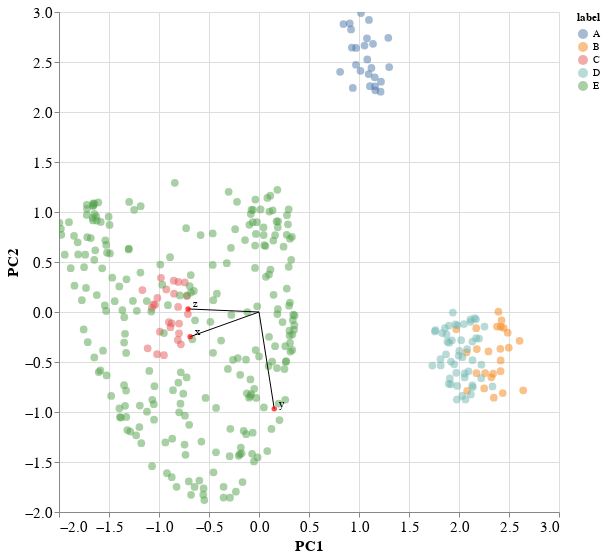

This figure's notebook cell:
### Markdown cell above
#### Biplot

The two principal components in a biplot show clusters of observations
based on their similarity. Data closer to each other are more similar.
Loadings - indicated by the arrows - show how strongly each feature
influences a principal component.

Usually, biplots plot the first principal component against the second
principal component, as shown in the figure below. The arrows indicate
the loadings of the first and second principal component.

##### Iris dataset

What does it mean that,
1) the ‘setosa’ data is fully separated from
versicolor and virginica in terms of being able to accurately predict
the category?
2) `petal width (cm)` and `petal length (cm)` arrows point
in the same direction?
3) `sepal width (cm)` arrow almost
orthogonally to the other three?

If you do not have an answer to questions 2 snd 3, continue, check the
correlation heatmap below, and give it another go.

##### USArrests dataset

What does it means that,

1.  `Murder` and `Assault` arrows point in the same direction?
2.  `UrbanPop` arrow points almost orthogonally to ‘Murder’ and
    ‘Assault’?

If you do not have an answer readily available, continue, check the
correlation heatmap below, and give it another go.

##### Dummy Dataset II

We observe that cluster C - situated inside ‘bucket’ cluster E - is
separable by the first two components.

### Code cell
# Scatter plot for the PCA components
alt_pc = alt.Chart(df_pc).mark_circle(size=60, opacity = 0.5).encode(
    x     = alt.X('PC1', title = 'PC1', axis=alt.Axis(labelFontSize=15, titleFontSize=15)),
    y     = alt.Y('PC2', title = 'PC2', axis=alt.Axis(labelFontSize=15, titleFontSize=15)),
    color = 'label'
).properties(
    width  = 500,
    height = 500
).interactive()

# Line segments from (0,0) to the specific coordinates (PC1_end, PC2_end)
alt_loading_line_segment = alt.Chart(df_loadings).mark_line().encode(
    x  = 'PC1_start',
    y  = 'PC2_start',
    x2 = 'PC1_end',  
    y2 = 'PC2_end'
)

# Red marker at the end of the line segment.
alt_loading_point = alt.Chart(df_loadings).mark_circle(color='red').encode(
    x='PC1_end',
    y='PC2_end'
)

# Add feature name at the end of the line segment.
alt_loading_text = alt.Chart(df_loadings).mark_text(align='left', dx=5, dy=-5).encode(
    x    = 'PC1_end',
    y    = 'PC2_end',
    text = 'feature'
)

# Combine the plots
alt_pc + alt_loading_line_segment + alt_loading_point + alt_loading_text

### Figure 1 — Vega-Lite specification as saved in the notebook (floating-point values rounded to 4 significant figures; data arrays with more than 128 entries replaced by an {"elided": "..."} marker saying what was removed)
{"config": {"view": {"continuousWidth": 300, "continuousHeight": 300}}, "layer": [{"data": {"name": "data-1560817389cc77b099ae10e49212234d"}, "mark": {"type": "circle", "opacity": 0.5, "size": 60}, "encoding": {"color": {"field": "label", "type": "nominal"}, "x": {"axis": {"labelFontSize": 15, "titleFontSize": 15}, "field": "PC1", "title": "PC1", "type": "quantitative"}, "y": {"axis": {"labelFontSize": 15, "titleFontSize": 15}, "field": "PC2", "title": "PC2", "type": "quantitative"}}, "name": "view_1"}, {"data": {"name": "data-52ff6f27a1890fbc43d215bd4f483cfe"}, "mark": {"type": "line"}, "encoding": {"x": {"field": "PC1_start", "type": "quantitative"}, "x2": {"field": "PC1_end"}, "y": {"field": "PC2_start", "type": "quantitative"}, "y2": {"field": "PC2_end"}}}, {"data": {"name": "data-52ff6f27a1890fbc43d215bd4f483cfe"}, "mark": {"type": "circle", "color": "red"}, "encoding": {"x": {"field": "PC1_end", "type": "quantitative"}, "y": {"field": "PC2_end", "type": "quantitative"}}}, {"data": {"name": "data-52ff6f27a1890fbc43d215bd4f483cfe"}, "mark": {"type": "text", "align": "left", "dx": 5, "dy": -5}, "encoding": {"text": {"field": "feature", "type": "nominal"}, "x": {"field": "PC1_end", "type": "quantitative"}, "y": {"field": "PC2_end", "type": "quantitative"}}}], "height": 500, "params": [{"name": "param_1", "select": {"type": "interval", "encodings": ["x", "y"]}, "bind": "scales", "views": ["view_1"]}], "width": 500, "$schema": "https://vega.github.io/schema/vega-lite/v5.14.1.json", "datasets": {"data-1560817389cc77b099ae10e49212234d": {"elided": "375 records"}, "data-52ff6f27a1890fbc43d215bd4f483cfe": [{"feature": "x", "PC1_start": 0.0, "PC2_start": 0.0, "PC3_start": 0.0, "PC1_end": -0.6878, "PC2_end": -0.2463, "PC3_end": 0.6828}, {"feature": "y", "PC1_start": 0.0, "PC2_start": 0.0, "PC3_start": 0.0, "PC1_end": 0.1526, "PC2_end": -0.9687, "PC3_end": -0.1958}, {"feature": "z", "PC1_start": 0.0, "PC2_start": 0.0, "PC3_start": 0.0, "PC1_end": -0.7097, "PC2_end": 0.0305, "PC3_end": -0.7038}]}}
